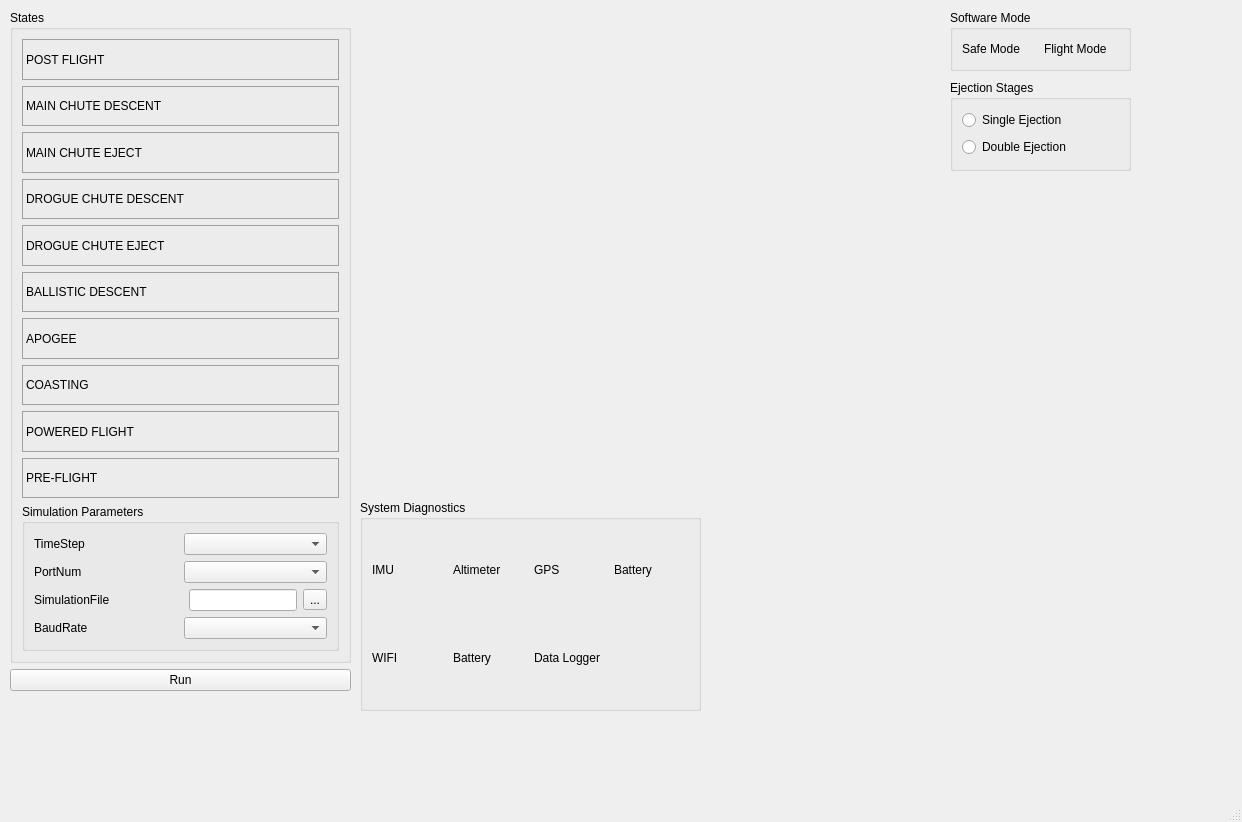
<?xml version="1.0" encoding="UTF-8"?>
<ui version="4.0">
 <class>MainWindow</class>
 <widget class="QMainWindow" name="MainWindow">
  <property name="geometry">
   <rect>
    <x>0</x>
    <y>0</y>
    <width>1242</width>
    <height>822</height>
   </rect>
  </property>
  <property name="sizePolicy">
   <sizepolicy hsizetype="Preferred" vsizetype="Ignored">
    <horstretch>0</horstretch>
    <verstretch>0</verstretch>
   </sizepolicy>
  </property>
  <property name="windowTitle">
   <string>MainWindow</string>
  </property>
  <widget class="QWidget" name="centralwidget">
   <widget class="QWidget" name="verticalLayoutWidget">
    <property name="geometry">
     <rect>
      <x>10</x>
      <y>10</y>
      <width>341</width>
      <height>701</height>
     </rect>
    </property>
    <layout class="QVBoxLayout" name="verticalLayout" stretch="2,1">
     <property name="bottomMargin">
      <number>20</number>
     </property>
     <item>
      <layout class="QVBoxLayout" name="verticalLayout_5">
       <item>
        <widget class="QGroupBox" name="groupBox">
         <property name="title">
          <string>States</string>
         </property>
         <layout class="QVBoxLayout" name="verticalLayout_3">
          <item>
           <widget class="QLabel" name="label">
            <property name="styleSheet">
             <string notr="true">border: 1px solid #a0a0a0;
color: #000000;</string>
            </property>
            <property name="text">
             <string>POST FLIGHT</string>
            </property>
           </widget>
          </item>
          <item>
           <widget class="QLabel" name="label_3">
            <property name="styleSheet">
             <string notr="true">border: 1px solid #a0a0a0;
color: #000000;</string>
            </property>
            <property name="text">
             <string>MAIN CHUTE DESCENT</string>
            </property>
           </widget>
          </item>
          <item>
           <widget class="QLabel" name="label_2">
            <property name="styleSheet">
             <string notr="true">border: 1px solid #a0a0a0;
color: #000000;</string>
            </property>
            <property name="text">
             <string>MAIN CHUTE EJECT</string>
            </property>
           </widget>
          </item>
          <item>
           <widget class="QLabel" name="label_4">
            <property name="styleSheet">
             <string notr="true">border: 1px solid #a0a0a0;
color: #000000;</string>
            </property>
            <property name="text">
             <string>DROGUE CHUTE DESCENT</string>
            </property>
           </widget>
          </item>
          <item>
           <widget class="QLabel" name="label_5">
            <property name="styleSheet">
             <string notr="true">border: 1px solid #a0a0a0;
color: #000000;</string>
            </property>
            <property name="text">
             <string>DROGUE CHUTE EJECT</string>
            </property>
           </widget>
          </item>
          <item>
           <widget class="QLabel" name="label_6">
            <property name="styleSheet">
             <string notr="true">border: 1px solid #a0a0a0;
color: #000000;</string>
            </property>
            <property name="text">
             <string>BALLISTIC DESCENT</string>
            </property>
           </widget>
          </item>
          <item>
           <widget class="QLabel" name="label_7">
            <property name="styleSheet">
             <string notr="true">border: 1px solid #a0a0a0;
color: #000000;</string>
            </property>
            <property name="text">
             <string>APOGEE</string>
            </property>
           </widget>
          </item>
          <item>
           <widget class="QLabel" name="label_8">
            <property name="styleSheet">
             <string notr="true">border: 1px solid #a0a0a0;
color: #000000;</string>
            </property>
            <property name="text">
             <string>COASTING</string>
            </property>
           </widget>
          </item>
          <item>
           <widget class="QLabel" name="label_13">
            <property name="styleSheet">
             <string notr="true">border: 1px solid #a0a0a0;
color: #000000;</string>
            </property>
            <property name="text">
             <string>POWERED FLIGHT</string>
            </property>
           </widget>
          </item>
          <item>
           <widget class="QLabel" name="label_14">
            <property name="styleSheet">
             <string notr="true">border: 1px solid #a0a0a0;
color: #000000;</string>
            </property>
            <property name="text">
             <string>PRE-FLIGHT</string>
            </property>
           </widget>
          </item>
          <item>
           <widget class="QGroupBox" name="groupBox_2">
            <property name="title">
             <string>Simulation Parameters</string>
            </property>
            <layout class="QGridLayout" name="gridLayout">
             <item row="0" column="0">
              <layout class="QVBoxLayout" name="verticalLayout_2">
               <property name="sizeConstraint">
                <enum>QLayout::SetFixedSize</enum>
               </property>
               <item>
                <layout class="QHBoxLayout" name="horizontalLayout_4">
                 <item>
                  <widget class="QLabel" name="label_12">
                   <property name="text">
                    <string>TimeStep</string>
                   </property>
                  </widget>
                 </item>
                 <item>
                  <widget class="QComboBox" name="comboBox_3"/>
                 </item>
                </layout>
               </item>
               <item>
                <layout class="QHBoxLayout" name="horizontalLayout_2">
                 <item>
                  <widget class="QLabel" name="label_10">
                   <property name="text">
                    <string>PortNum</string>
                   </property>
                  </widget>
                 </item>
                 <item>
                  <widget class="QComboBox" name="comboBox"/>
                 </item>
                </layout>
               </item>
               <item>
                <layout class="QHBoxLayout" name="horizontalLayout">
                 <item>
                  <widget class="QLabel" name="label_9">
                   <property name="text">
                    <string>SimulationFile </string>
                   </property>
                  </widget>
                 </item>
                 <item>
                  <spacer name="horizontalSpacer">
                   <property name="orientation">
                    <enum>Qt::Horizontal</enum>
                   </property>
                   <property name="sizeHint" stdset="0">
                    <size>
                     <width>40</width>
                     <height>20</height>
                    </size>
                   </property>
                  </spacer>
                 </item>
                 <item>
                  <widget class="QLineEdit" name="lineEdit"/>
                 </item>
                 <item>
                  <widget class="QToolButton" name="toolButton">
                   <property name="text">
                    <string>...</string>
                   </property>
                  </widget>
                 </item>
                </layout>
               </item>
               <item>
                <layout class="QHBoxLayout" name="horizontalLayout_3">
                 <item>
                  <widget class="QLabel" name="label_11">
                   <property name="text">
                    <string>BaudRate</string>
                   </property>
                  </widget>
                 </item>
                 <item>
                  <widget class="QComboBox" name="comboBox_2"/>
                 </item>
                </layout>
               </item>
              </layout>
             </item>
            </layout>
           </widget>
          </item>
         </layout>
        </widget>
       </item>
      </layout>
     </item>
     <item>
      <widget class="QPushButton" name="pushButton">
       <property name="text">
        <string>Run</string>
       </property>
      </widget>
     </item>
    </layout>
   </widget>
   <widget class="QGroupBox" name="groupBox_3">
    <property name="geometry">
     <rect>
      <x>950</x>
      <y>10</y>
      <width>181</width>
      <height>61</height>
     </rect>
    </property>
    <property name="title">
     <string>Software Mode</string>
    </property>
    <layout class="QHBoxLayout" name="horizontalLayout_5">
     <item>
      <widget class="QLabel" name="label_15">
       <property name="text">
        <string>Safe Mode</string>
       </property>
      </widget>
     </item>
     <item>
      <widget class="QLabel" name="label_16">
       <property name="text">
        <string>Flight Mode</string>
       </property>
      </widget>
     </item>
    </layout>
   </widget>
   <widget class="QGroupBox" name="groupBox_4">
    <property name="geometry">
     <rect>
      <x>950</x>
      <y>80</y>
      <width>181</width>
      <height>91</height>
     </rect>
    </property>
    <property name="title">
     <string>Ejection Stages</string>
    </property>
    <layout class="QVBoxLayout" name="verticalLayout_4">
     <item>
      <widget class="QRadioButton" name="radioButton_2">
       <property name="text">
        <string>Single Ejection</string>
       </property>
      </widget>
     </item>
     <item>
      <widget class="QRadioButton" name="radioButton">
       <property name="text">
        <string>Double Ejection</string>
       </property>
      </widget>
     </item>
    </layout>
   </widget>
   <widget class="QGroupBox" name="groupBox_5">
    <property name="geometry">
     <rect>
      <x>360</x>
      <y>500</y>
      <width>341</width>
      <height>211</height>
     </rect>
    </property>
    <property name="title">
     <string>System Diagnostics</string>
    </property>
    <layout class="QHBoxLayout" name="horizontalLayout_6">
     <item>
      <layout class="QGridLayout" name="systemChecks">
       <property name="spacing">
        <number>6</number>
       </property>
       <item row="0" column="2">
        <widget class="QLabel" name="label_19">
         <property name="text">
          <string>GPS</string>
         </property>
         <property name="margin">
          <number>4</number>
         </property>
        </widget>
       </item>
       <item row="0" column="0">
        <widget class="QLabel" name="label_17">
         <property name="text">
          <string>IMU</string>
         </property>
         <property name="margin">
          <number>4</number>
         </property>
        </widget>
       </item>
       <item row="0" column="1">
        <widget class="QLabel" name="label_18">
         <property name="text">
          <string>Altimeter</string>
         </property>
         <property name="margin">
          <number>4</number>
         </property>
        </widget>
       </item>
       <item row="1" column="2">
        <widget class="QLabel" name="label_22">
         <property name="text">
          <string>Data Logger</string>
         </property>
         <property name="margin">
          <number>4</number>
         </property>
        </widget>
       </item>
       <item row="1" column="0">
        <widget class="QLabel" name="label_20">
         <property name="text">
          <string>WIFI</string>
         </property>
         <property name="margin">
          <number>4</number>
         </property>
        </widget>
       </item>
       <item row="1" column="1">
        <widget class="QLabel" name="label_21">
         <property name="text">
          <string>Battery</string>
         </property>
         <property name="margin">
          <number>4</number>
         </property>
        </widget>
       </item>
       <item row="0" column="3">
        <widget class="QLabel" name="label_23">
         <property name="text">
          <string>Battery</string>
         </property>
        </widget>
       </item>
      </layout>
     </item>
    </layout>
   </widget>
  </widget>
  <widget class="QMenuBar" name="menubar">
   <property name="geometry">
    <rect>
     <x>0</x>
     <y>0</y>
     <width>1242</width>
     <height>21</height>
    </rect>
   </property>
  </widget>
  <widget class="QStatusBar" name="statusbar"/>
 </widget>
 <resources/>
 <connections/>
</ui>
